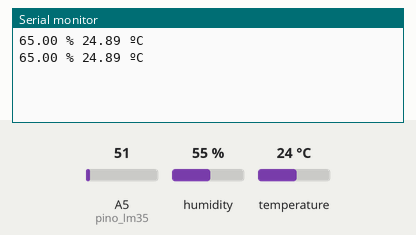
This sketch was run on a simulated Arduino Uno, built with avr-gcc and run on an emulated ATmega328P. Shown: the last lines printed to the serial monitor. Inputs (shaded band) come from the test bench; at power-on: humidity 55 %, A5 (pino_lm35) = 51, temperature 24 °C.

Above: at 1.8 s.
1.9 s: humidity set to 22 %
At 3.3 s:
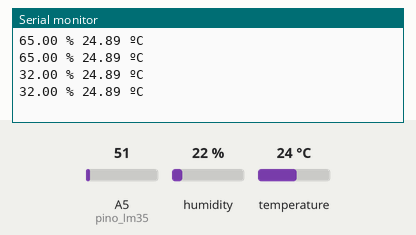
3.4 s: A5 (pino_lm35) set to 61
At 4.7 s:
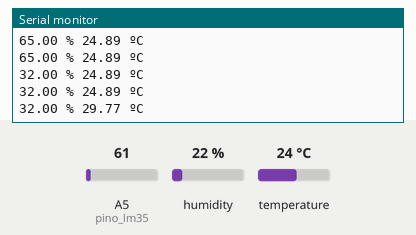
4.9 s: humidity set to 40 %
At 5.9 s:
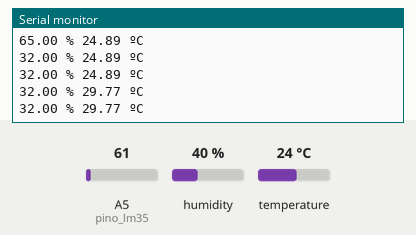
6.4 s: A5 (pino_lm35) set to 71
At 7.5 s:
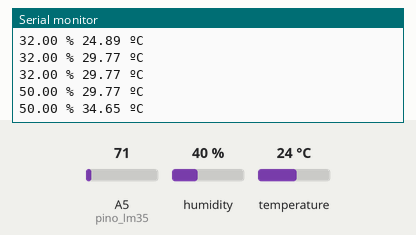
Timing chart, 0 to 8.9 s (numbered marks = the images above; inputs shaded):
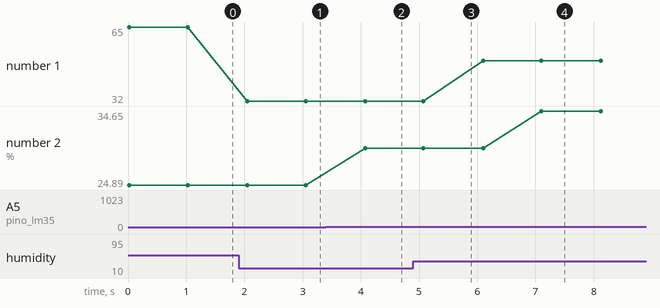

The sketch:

codigo_sensor.ino
```cpp
#include "DHT.h"
#define dht_type DHT11

int pino_dht11 = A1;
int pino_lm35 = A5;
DHT dht_1 = DHT(pino_dht11, dht_type);

void setup() {
  Serial.begin(9600);
  dht_1.begin();
}

void loop() {
  float umidade = dht_1.readHumidity() + 10;
  float temperatura = analogRead(pino_lm35) * 0.00488 * 100;

    Serial.print(umidade);
    Serial.print(" % ");
    Serial.print(temperatura);
    Serial.println(" ºC");
    delay(1000);
}
```

Measured:
- after the input at 1.9 s, the serial monitor: prints a new line after 0.15 s (image 1)
- after the input at 3.4 s, the serial monitor: prints a new line after 0.67 s (image 2)
- after the input at 6.4 s, the serial monitor: prints a new line after 0.70 s (image 4)
- plotted number 1: 65 → 32 after the input at 1.9 s, 32 → 50 after the input at 4.9 s
- plotted number 2: 24.89 → 29.77 after the input at 3.4 s, 29.77 → 34.65 after the input at 6.4 s
